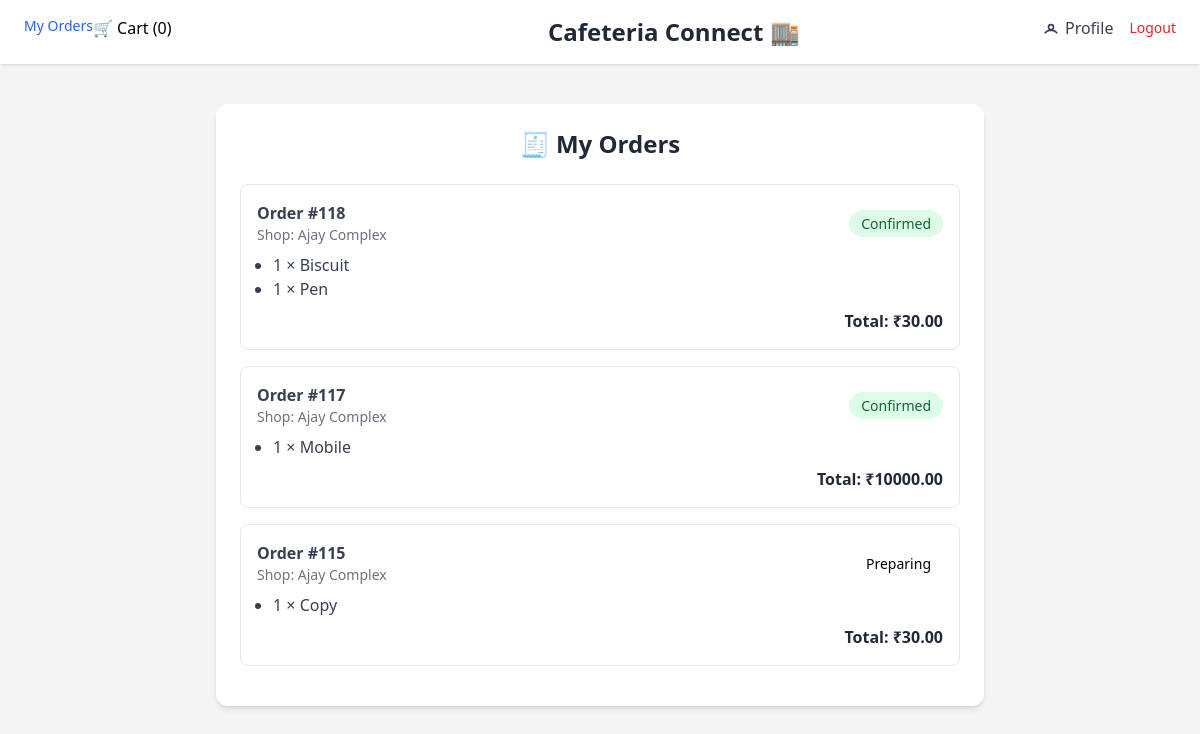
The app's page /orders/my/ (signed in), older data.
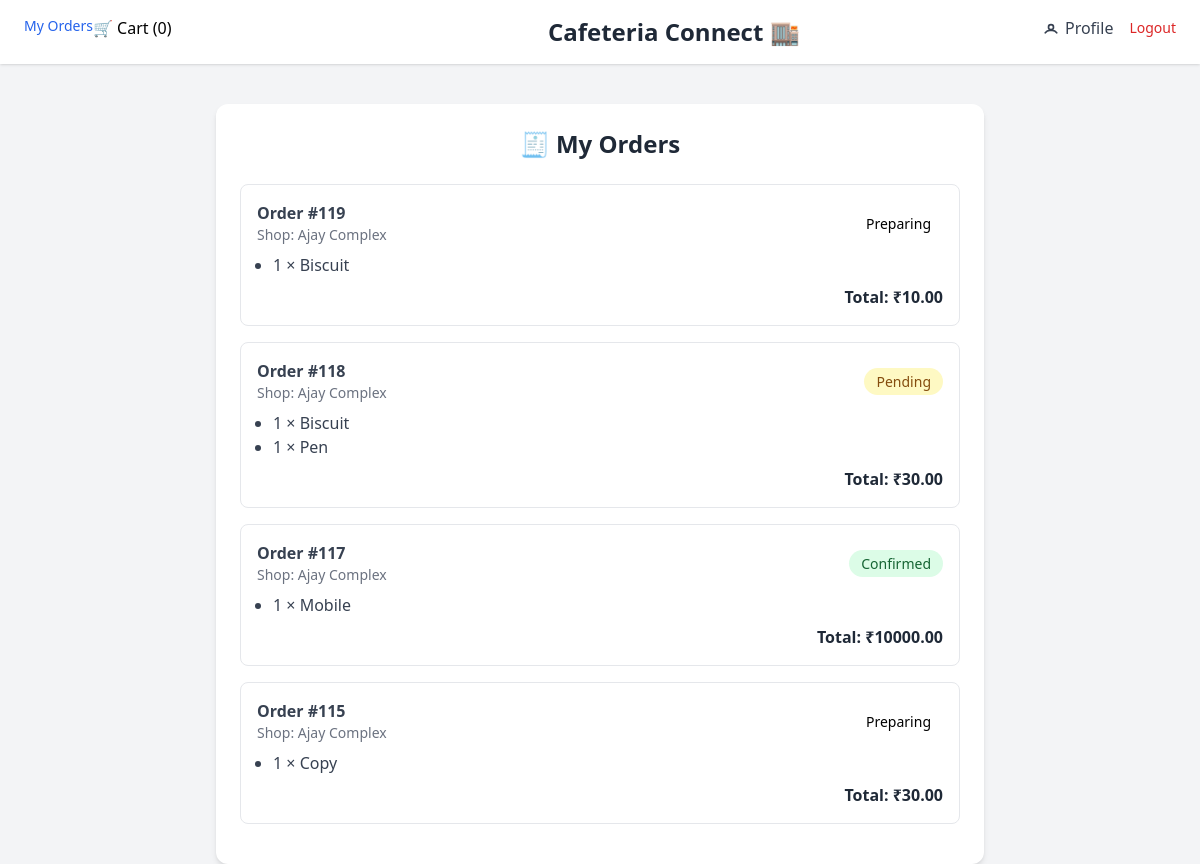
The same page, newer data.
### orders/models.py (models this page shows, shortened)
class Order(models.Model):
    STATUS_CHOICES = (
        ('placed', 'Placed'),
        ('pending', 'Pending'),
        ('confirmed', 'Confirmed'),
        ('preparing', 'Preparing'),
        ('ready_to_deliver', 'Ready to Deliver'),
        ('out_for_delivery', 'Out for Delivery'),
        ('delivered', 'Delivered'),
        ('cancelled', 'Cancelled'),
        ('failed', 'Failed'),
    )
    VALID_STATUS_TRANSITIONS = {
        'placed': ['pending', 'cancelled'],
        'pending': ['confirmed', 'cancelled'],
        'confirmed': ['preparing', 'cancelled'],
        'preparing': ['ready_to_deliver', 'cancelled'],
        'ready_to_deliver': ['out_for_delivery', 'cancelled'],
        'out_for_delivery': ['delivered', 'cancelled'],
        'delivered': [],
        'cancelled': [],
        'failed': []
    }
    PAYMENT_STATUS_CHOICES = [
        ("pending", "Pending"),
        ("paid", "Paid"),
        ("failed", "Failed"),
        ("refunded", "Refunded"),
    ]
    PAYMENT_METHOD_CHOICES = [
        ("cod", "Cash on Delivery"),
        ("upi", "UPI"),
        ("card", "Credit/Debit Card"),
    ]
    shop = models.ForeignKey(Shop, on_delete=models.CASCADE)
    total_price = models.DecimalField(max_digits=8, decimal_places=2, default=0)
    address = models.ForeignKey(Address, on_delete=models.SET_NULL, null=True, blank=True)
    user = models.ForeignKey(User, on_delete=models.CASCADE, related_name="orders", default=1)
    order_number = models.CharField(max_length=50, null=True)
    status = models.CharField(max_length=20, choices=STATUS_CHOICES, default="pending")
    payment_status = models.CharField(max_length=20, choices=PAYMENT_STATUS_CHOICES, default="pending")
    payment_method = models.CharField(max_length=20, choices=PAYMENT_METHOD_CHOICES, blank=True, null=True)
    status_changed_at = models.DateTimeField(blank=True, null=True)
    discount_amount = models.DecimalField(max_digits=10, decimal_places=2, default=0.00)
    delivery_date = models.DateField(blank=True, null=True)
    notes = models.TextField(blank=True, null=True)
    is_cancelled_by = models.CharField(max_length=20, blank=True, null=True)  # customer/shopkeeper
    created_at = models.DateTimeField(auto_now_add=True)
    updated_at = models.DateTimeField(auto_now=True)

class OrderItem(models.Model):
    order = models.ForeignKey(Order, on_delete=models.CASCADE, related_name="items")
    product = models.ForeignKey(Product, on_delete=models.CASCADE)
    quantity = models.PositiveIntegerField(default=1)
    price = models.DecimalField(max_digits=10, decimal_places=2, default=0.00)  # snapshot
    total_price = models.DecimalField(max_digits=10, decimal_places=2, default=0.00)
    status = models.CharField(max_length=20, blank=True, null=True)

### shops/models.py (models this page shows, shortened)
class Shop(models.Model):
    owner = models.ForeignKey(User, on_delete=models.CASCADE)
    name = models.CharField(max_length=100)
    floor = models.IntegerField()
    contact = models.CharField(max_length=15)

class Product(models.Model):
    shop = models.ForeignKey(Shop, on_delete=models.CASCADE, related_name="products")
    name = models.CharField(max_length=255)
    sku = models.CharField(max_length=100, null=True)
    description = models.TextField(blank=True, null=True)
    price = models.DecimalField(max_digits=10, decimal_places=2)
    image = models.ImageField(upload_to="products/", blank=True, null=True)
    category = models.CharField(max_length=255, blank=True, null=True)
    stock = models.PositiveIntegerField(default=0)
    is_available = models.BooleanField(default=True)
    created_at = models.DateTimeField(auto_now_add=True, null=True)
    updated_at = models.DateTimeField(auto_now=True)

### orders/views.py (the view)
# urls.py: path('my/', views.my_orders, name='my_orders'),
@login_required
def my_orders(request):
    user = request.user
    is_shopkeeper = user.role == 'shopkeeper' or False
    if is_shopkeeper:
        shops = Shop.objects.filter(owner=user)
        orders = Order.objects.filter(shop__in=shops).order_by('-created_at') \
                    .prefetch_related('items', 'items__product', 'shop', 'user')
    else:
        orders = Order.objects.filter(user=user).order_by('-created_at') \
                    .prefetch_related('items', 'items__product', 'shop')
    return render(request, 'orders/my_orders.html', {'orders': orders, 'is_shopkeeper': is_shopkeeper})

### cart/context_processors.py (called while the page is built)
def cart_item_count(request):
    count = 0
    current_cart = None
    if request.user.is_authenticated:
        current_cart = Cart.objects.filter(user=request.user).last()
        if current_cart:
            count = current_cart.items.count()
    return {
        "cart_item_count": count,
        "current_cart": current_cart,
    }

### orders/templates/orders/my_orders.html (shortened to what this page needs)
{% extends 'base.html' %}
{% load static %}
{% block content %}
<div class="max-w-3xl mx-auto mt-10 p-6 bg-white shadow-md rounded-xl">
    <h2 class="text-2xl font-bold text-gray-800 mb-6 text-center">🧾 My Orders</h2>
    {% if orders %}
        {% for order in orders %}
            <a href="{% url 'order_detail' order.id %}" class="block hover:bg-gray-50 rounded-lg transition">
                <div class="border border-gray-200 rounded-lg p-4 mb-4">
                    <div class="flex justify-between items-center mb-2">
                        <div>
                            <p class="font-semibold text-gray-700">Order #{{ order.id }}</p>
                            <p class="text-sm text-gray-500">Shop: {{ order.shop.name }}</p>
                        </div>
                        <div class="text-right space-y-1">
                            <span id="order-status-{{ order.id }}" class="px-3 py-1 text-sm rounded-full
                                {% if order.status == 'pending' %}
                                    bg-yellow-100 text-yellow-800
                                {% elif order.status == 'confirmed' %}
                                    bg-green-100 text-green-800
                                {% elif order.status == 'cancelled' %}
                                    bg-red-100 text-red-800
                                {% endif %}">
                                {{ order.get_status_display }}
                            </span>
                        </div>
                    </div>
                    <ul class="ml-4 list-disc text-gray-700">
                        {% for item in order.items.all %}
                            <li>{{ item.quantity }} × {{ item.product.name }}</li>
                        {% endfor %}
                    </ul>
                    <p class="text-right font-semibold text-gray-800 mt-2">Total: ₹{{ order.total_price }}</p>
                </div>
            </a>
        {% endfor %}
    {% else %}
        <p class="text-center text-gray-500">No orders yet.</p>
    {% endif %}
</div>
{% endblock %}

### templates/base.html (shortened to what this page needs)
<!DOCTYPE html>
<html>
<head>
    <script src="https://cdn.tailwindcss.com"></script>
</head>
<body class="bg-gray-100 min-h-screen font-sans">
  <nav class="bg-white shadow py-4 px-6 flex justify-between products-center">
     {% if user.is_authenticated %}
        <a href="{% url 'my_orders' %}" class="text-sm text-blue-600 hover:underline">My Orders</a>
        <a href="{% url 'cart_list' %}" class="cart-link">
            🛒 Cart (<span id="cart-count">{{ cart_item_count }}</span>)
        </a>
      {% endif %}
    <div class="flex-1 text-center">
      <a href="{% url 'shop-list' %}" class="text-2xl font-bold text-gray-800 hover:text-blue-600 transition">
        Cafeteria Connect 🏬
      </a>
    </div>
    {% if user.is_authenticated %}
        <div class="absolute top-4 right-6 flex items-center space-x-4">
          <a href="{% url 'profile' %}" class="text-gray-700 hover:text-black flex items-center space-x-1">
            <svg xmlns="http://www.w3.org/2000/svg" class="h-5 w-5" fill="none"
                viewBox="0 0 24 24" stroke="currentColor">
              <path stroke-linecap="round" stroke-linejoin="round" stroke-width="2"
                    d="M5.121 17.804A7 7 0 0112 15a7 7 0 016.879 2.804M15 11a3 3 0 11-6 0 3 3 0 016 0z" />
            </svg>
            <span>Profile</span>
          </a>
          <a href="{% url 'logout' %}" class="text-sm text-red-600 hover:underline">
            Logout
          </a>
        </div>
    {% endif %}
  </nav>
  {% block content %}{% endblock %}
</body>
</html>

Row changes from the older to the newer data that the page shows:
added Order: id "119", shop.name "Ajay Complex", status "Preparing", total_price "10.00"
added OrderItem: quantity "1", product.name "Biscuit", shown under "119"
changed Order id 118: status "Confirmed" → "Pending"
